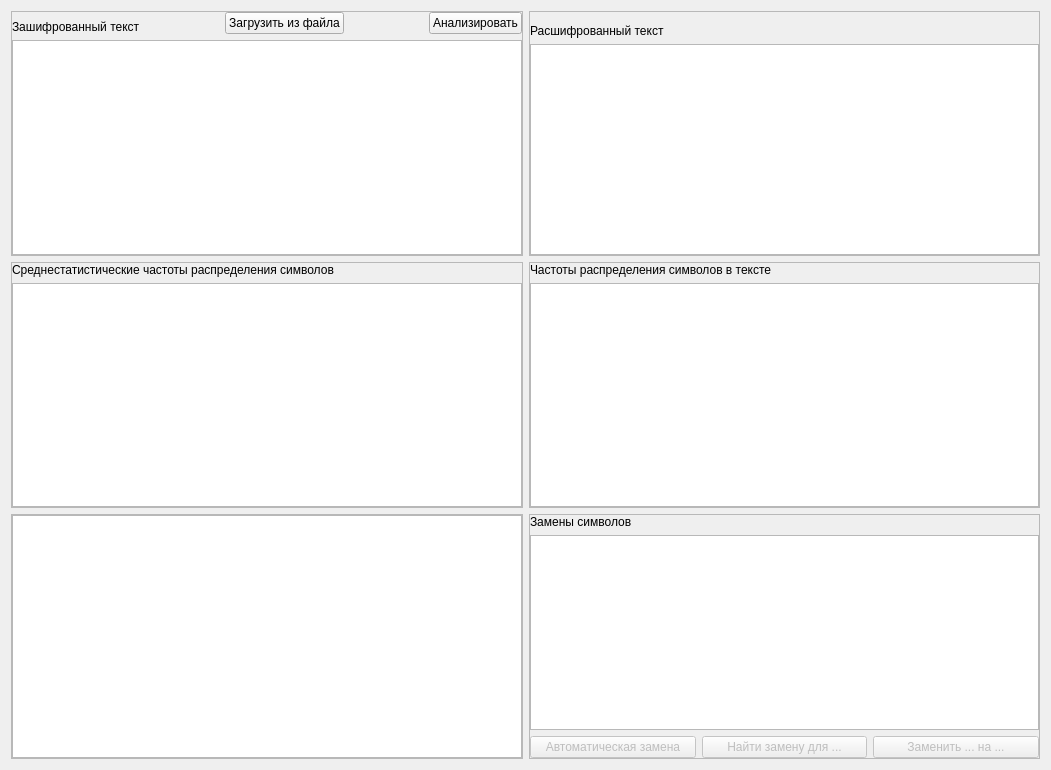
<?xml version="1.0" encoding="UTF-8"?>
<ui version="4.0">
 <class>FrequencyAnalysis</class>
 <widget class="QWidget" name="FrequencyAnalysis">
  <property name="geometry">
   <rect>
    <x>0</x>
    <y>0</y>
    <width>1051</width>
    <height>770</height>
   </rect>
  </property>
  <property name="windowTitle">
   <string>Частотный анализ</string>
  </property>
  <layout class="QGridLayout" name="gridLayout">
   <item row="0" column="0">
    <widget class="QFrame" name="EncodedTextFrame">
     <property name="sizePolicy">
      <sizepolicy hsizetype="Expanding" vsizetype="Expanding">
       <horstretch>1</horstretch>
       <verstretch>1</verstretch>
      </sizepolicy>
     </property>
     <property name="frameShape">
      <enum>QFrame::StyledPanel</enum>
     </property>
     <property name="frameShadow">
      <enum>QFrame::Raised</enum>
     </property>
     <layout class="QGridLayout" name="gridLayout_2">
      <property name="leftMargin">
       <number>0</number>
      </property>
      <property name="topMargin">
       <number>0</number>
      </property>
      <property name="rightMargin">
       <number>0</number>
      </property>
      <property name="bottomMargin">
       <number>0</number>
      </property>
      <item row="0" column="4">
       <widget class="QPushButton" name="TextAnalyseButton">
        <property name="sizePolicy">
         <sizepolicy hsizetype="Maximum" vsizetype="Fixed">
          <horstretch>0</horstretch>
          <verstretch>0</verstretch>
         </sizepolicy>
        </property>
        <property name="text">
         <string>Анализировать</string>
        </property>
       </widget>
      </item>
      <item row="1" column="0" colspan="5">
       <widget class="QPlainTextEdit" name="EncodedTextEdit">
        <property name="font">
         <font>
          <family>Courier New</family>
          <pointsize>12</pointsize>
         </font>
        </property>
       </widget>
      </item>
      <item row="0" column="1">
       <spacer name="TextFrameHorizontalSpacerLeft">
        <property name="orientation">
         <enum>Qt::Horizontal</enum>
        </property>
        <property name="sizeHint" stdset="0">
         <size>
          <width>40</width>
          <height>20</height>
         </size>
        </property>
       </spacer>
      </item>
      <item row="0" column="0">
       <widget class="QLabel" name="TextLabel">
        <property name="text">
         <string>Зашифрованный текст</string>
        </property>
        <property name="alignment">
         <set>Qt::AlignBottom|Qt::AlignLeading|Qt::AlignLeft</set>
        </property>
       </widget>
      </item>
      <item row="0" column="3">
       <spacer name="TextFrameHorizontalSpacerRight">
        <property name="orientation">
         <enum>Qt::Horizontal</enum>
        </property>
        <property name="sizeHint" stdset="0">
         <size>
          <width>40</width>
          <height>20</height>
         </size>
        </property>
       </spacer>
      </item>
      <item row="0" column="2">
       <widget class="QPushButton" name="TextLoadFromFileButton">
        <property name="sizePolicy">
         <sizepolicy hsizetype="Maximum" vsizetype="Fixed">
          <horstretch>0</horstretch>
          <verstretch>0</verstretch>
         </sizepolicy>
        </property>
        <property name="text">
         <string>Загрузить из файла</string>
        </property>
       </widget>
      </item>
     </layout>
    </widget>
   </item>
   <item row="0" column="1">
    <widget class="QFrame" name="DecodedTextFrame">
     <property name="sizePolicy">
      <sizepolicy hsizetype="Expanding" vsizetype="Expanding">
       <horstretch>1</horstretch>
       <verstretch>1</verstretch>
      </sizepolicy>
     </property>
     <property name="frameShape">
      <enum>QFrame::StyledPanel</enum>
     </property>
     <property name="frameShadow">
      <enum>QFrame::Raised</enum>
     </property>
     <layout class="QGridLayout" name="gridLayout_3">
      <property name="leftMargin">
       <number>0</number>
      </property>
      <property name="topMargin">
       <number>12</number>
      </property>
      <property name="rightMargin">
       <number>0</number>
      </property>
      <property name="bottomMargin">
       <number>0</number>
      </property>
      <item row="1" column="0">
       <widget class="QPlainTextEdit" name="DecodedTextEdit">
        <property name="font">
         <font>
          <family>Courier New</family>
          <pointsize>12</pointsize>
         </font>
        </property>
       </widget>
      </item>
      <item row="0" column="0">
       <widget class="QLabel" name="label">
        <property name="text">
         <string>Расшифрованный текст</string>
        </property>
       </widget>
      </item>
     </layout>
    </widget>
   </item>
   <item row="1" column="0">
    <widget class="QFrame" name="AverageFrequenciesFrame">
     <property name="sizePolicy">
      <sizepolicy hsizetype="Expanding" vsizetype="Expanding">
       <horstretch>1</horstretch>
       <verstretch>1</verstretch>
      </sizepolicy>
     </property>
     <property name="frameShape">
      <enum>QFrame::StyledPanel</enum>
     </property>
     <property name="frameShadow">
      <enum>QFrame::Raised</enum>
     </property>
     <layout class="QVBoxLayout" name="verticalLayout_2">
      <property name="leftMargin">
       <number>0</number>
      </property>
      <property name="topMargin">
       <number>0</number>
      </property>
      <property name="rightMargin">
       <number>0</number>
      </property>
      <property name="bottomMargin">
       <number>0</number>
      </property>
      <item>
       <widget class="QLabel" name="AverageFrequenciesLabel">
        <property name="text">
         <string>Среднестатистические частоты распределения символов</string>
        </property>
       </widget>
      </item>
      <item>
       <widget class="QTableView" name="AverageFrequenciesTable">
        <property name="selectionMode">
         <enum>QAbstractItemView::SingleSelection</enum>
        </property>
        <property name="selectionBehavior">
         <enum>QAbstractItemView::SelectRows</enum>
        </property>
        <property name="sortingEnabled">
         <bool>true</bool>
        </property>
        <attribute name="horizontalHeaderStretchLastSection">
         <bool>true</bool>
        </attribute>
       </widget>
      </item>
     </layout>
    </widget>
   </item>
   <item row="1" column="1">
    <widget class="QFrame" name="TextFrequenciesFrame">
     <property name="sizePolicy">
      <sizepolicy hsizetype="Preferred" vsizetype="Expanding">
       <horstretch>1</horstretch>
       <verstretch>1</verstretch>
      </sizepolicy>
     </property>
     <property name="frameShape">
      <enum>QFrame::StyledPanel</enum>
     </property>
     <property name="frameShadow">
      <enum>QFrame::Raised</enum>
     </property>
     <layout class="QVBoxLayout" name="verticalLayout">
      <property name="leftMargin">
       <number>0</number>
      </property>
      <property name="topMargin">
       <number>0</number>
      </property>
      <property name="rightMargin">
       <number>0</number>
      </property>
      <property name="bottomMargin">
       <number>0</number>
      </property>
      <item>
       <widget class="QLabel" name="label_2">
        <property name="text">
         <string>Частоты распределения символов в тексте</string>
        </property>
       </widget>
      </item>
      <item>
       <widget class="QTableView" name="TextFrequenciesTable">
        <property name="selectionMode">
         <enum>QAbstractItemView::SingleSelection</enum>
        </property>
        <property name="selectionBehavior">
         <enum>QAbstractItemView::SelectRows</enum>
        </property>
        <property name="sortingEnabled">
         <bool>true</bool>
        </property>
       </widget>
      </item>
     </layout>
    </widget>
   </item>
   <item row="2" column="0">
    <widget class="QFrame" name="HistogramFrame">
     <property name="sizePolicy">
      <sizepolicy hsizetype="Preferred" vsizetype="Expanding">
       <horstretch>1</horstretch>
       <verstretch>0</verstretch>
      </sizepolicy>
     </property>
     <property name="frameShape">
      <enum>QFrame::StyledPanel</enum>
     </property>
     <property name="frameShadow">
      <enum>QFrame::Raised</enum>
     </property>
     <layout class="QGridLayout" name="gridLayout_5">
      <property name="leftMargin">
       <number>0</number>
      </property>
      <property name="topMargin">
       <number>0</number>
      </property>
      <property name="rightMargin">
       <number>0</number>
      </property>
      <property name="bottomMargin">
       <number>0</number>
      </property>
      <item row="0" column="0">
       <widget class="QChartView" name="HistogramChart"/>
      </item>
     </layout>
    </widget>
   </item>
   <item row="2" column="1">
    <widget class="QFrame" name="ReplaceFrame">
     <property name="sizePolicy">
      <sizepolicy hsizetype="Preferred" vsizetype="Expanding">
       <horstretch>0</horstretch>
       <verstretch>1</verstretch>
      </sizepolicy>
     </property>
     <property name="frameShape">
      <enum>QFrame::StyledPanel</enum>
     </property>
     <property name="frameShadow">
      <enum>QFrame::Raised</enum>
     </property>
     <layout class="QGridLayout" name="gridLayout_4">
      <property name="leftMargin">
       <number>0</number>
      </property>
      <property name="topMargin">
       <number>0</number>
      </property>
      <property name="rightMargin">
       <number>0</number>
      </property>
      <property name="bottomMargin">
       <number>0</number>
      </property>
      <item row="0" column="0">
       <widget class="QLabel" name="label_3">
        <property name="text">
         <string>Замены символов</string>
        </property>
        <property name="alignment">
         <set>Qt::AlignBottom|Qt::AlignLeading|Qt::AlignLeft</set>
        </property>
       </widget>
      </item>
      <item row="1" column="0" colspan="3">
       <widget class="QListWidget" name="ReplaceList"/>
      </item>
      <item row="2" column="0">
       <widget class="QPushButton" name="AutoReplaceButton">
        <property name="enabled">
         <bool>false</bool>
        </property>
        <property name="text">
         <string>Автоматическая замена</string>
        </property>
       </widget>
      </item>
      <item row="2" column="1">
       <widget class="QPushButton" name="pushButton">
        <property name="enabled">
         <bool>false</bool>
        </property>
        <property name="text">
         <string>Найти замену для ...</string>
        </property>
       </widget>
      </item>
      <item row="2" column="2">
       <widget class="QPushButton" name="ManualReplaceButton">
        <property name="enabled">
         <bool>false</bool>
        </property>
        <property name="text">
         <string>Заменить ... на ...</string>
        </property>
       </widget>
      </item>
     </layout>
    </widget>
   </item>
  </layout>
 </widget>
 <customwidgets>
  <customwidget>
   <class>QChartView</class>
   <extends>QGraphicsView</extends>
   <header>QtCharts</header>
  </customwidget>
 </customwidgets>
 <resources/>
 <connections/>
</ui>
